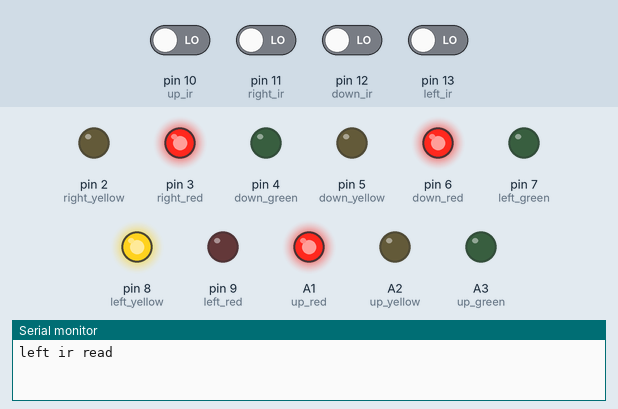
Bench run of a sketch on a simulated Arduino Uno, built with avr-gcc and run on an emulated ATmega328P. Parts: output pins drawn as LEDs (lit = HIGH), the last lines printed to the serial monitor. The test bench sets the inputs (shaded band); at power-on: pin 10 (up_ir), pin 11 (right_ir), pin 12 (down_ir), pin 13 (left_ir) LOW. Pins used as bus, display or sensor lines are not drawn.

Above: at 1.2 s.
1.3 s: pin 12 (down_ir) driven HIGH
At 12.9 s:
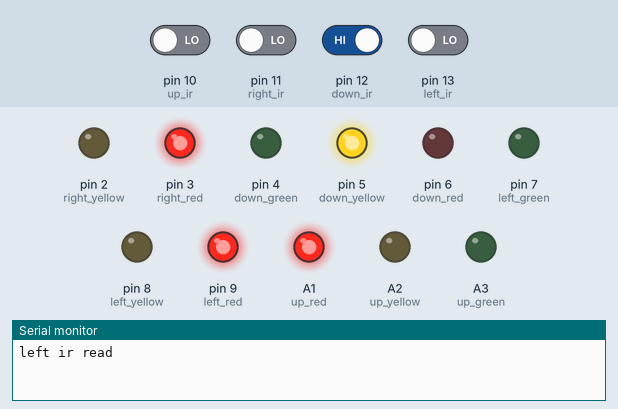
At 16.4 s:
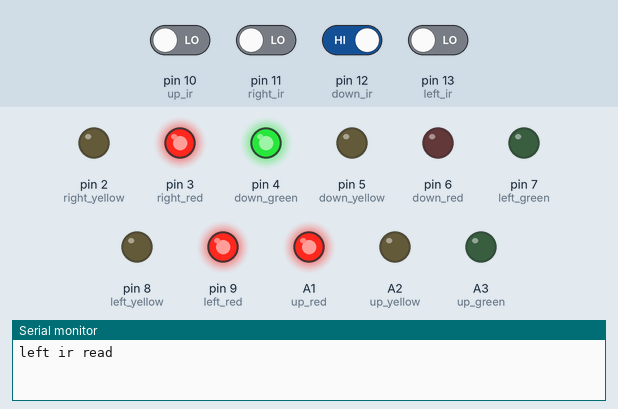
23.3 s: pin 10 (up_ir) driven HIGH
At 42.9 s:
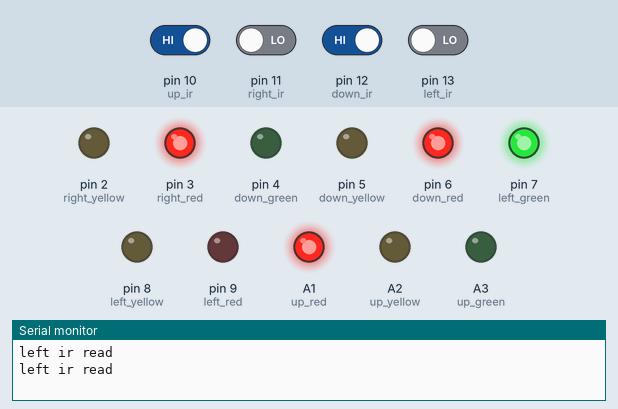
Timing chart, 0 to 44.4 s (numbered marks = the images above; inputs shaded):
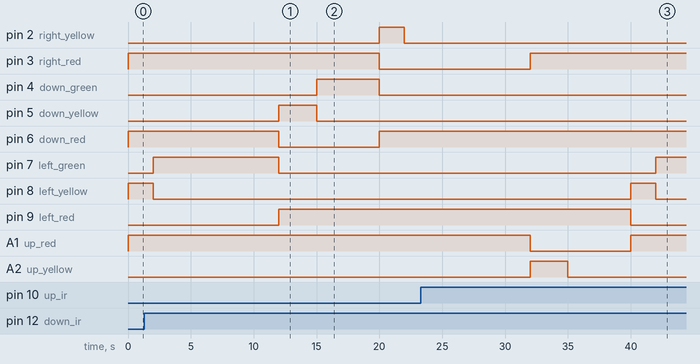

Measured:
- after the input at 1.3 s, pin 2 (right_yellow): LOW → HIGH after 18.7 s, → LOW 2.0 s later; pin 3 (right_red): HIGH → LOW after 18.7 s; pin 4 (down_green): LOW → HIGH after 13.7 s instead of 12.7 s
- after the input at 23.3 s, pin 7 (left_green): LOW → HIGH after 18.7 s instead of 22.7 s; pin 9 (left_red): HIGH → LOW after 16.7 s instead of 20.7 s

The sketch:

iot_trafficsignal_code.ino
```cpp
# define left_ir 13
# define down_ir 12
# define right_ir 11
# define up_ir 10

# define left_red 9
# define left_yellow 8
# define left_green 7

# define down_red 6
# define down_yellow 5
# define down_green 4

# define right_red 3
# define right_yellow 2
# define right_green 1

# define up_red A1
# define up_yellow A2
# define up_green A3

void setup() {
  pinMode(left_ir, INPUT);
  pinMode(down_ir, INPUT);
  pinMode(right_ir, INPUT);
  pinMode(up_ir, INPUT);

  pinMode(left_red, OUTPUT);
  pinMode(left_yellow, OUTPUT);
  pinMode(left_green, OUTPUT);

  pinMode(down_red, OUTPUT);
  pinMode(down_yellow, OUTPUT);
  pinMode(down_green, OUTPUT);

  pinMode(right_red, OUTPUT);
  pinMode(right_yellow, OUTPUT);
  pinMode(right_green, OUTPUT);

  pinMode(up_red, OUTPUT);
  pinMode(up_yellow, OUTPUT);
  pinMode(up_green, OUTPUT);

  Serial.begin(9600);
}

void loop() {
  all_reds_high();
  default_traffic();
}

void all_reds_high() {
  digitalWrite(left_red, HIGH);
  digitalWrite(right_red, HIGH);
  digitalWrite(up_red, HIGH);
  digitalWrite(down_red, HIGH);
}

void default_traffic() {
  if (digitalRead(left_ir)) { Serial.println("left ir read"); set_lane_lights(left_red, left_yellow, left_green, 3000, 5000); }
  else { Serial.println("left ir read"); set_lane_lights(left_red, left_yellow, left_green, 2000, 10000); }

  if (digitalRead(down_ir)) { set_lane_lights(down_red, down_yellow, down_green, 3000, 5000); }
  else { set_lane_lights(down_red, down_yellow, down_green, 2000, 10000); }

  if (digitalRead(right_ir)) { set_lane_lights(right_red, right_yellow, right_green, 3000, 5000); }
  else { set_lane_lights(right_red, right_yellow, right_green, 2000, 10000); }

  if (digitalRead(up_ir)) { set_lane_lights(up_red, up_yellow, up_green, 3000, 5000); }
  else { set_lane_lights(up_red, up_yellow, up_green, 2000, 10000); }
}

void set_lane_lights(int red, int yellow, int green, int second_timer, int third_timer) {
  digitalWrite(red, LOW);
  digitalWrite(yellow, HIGH);
  delay(second_timer);
  digitalWrite(yellow, LOW);
  digitalWrite(green, HIGH);
  delay(third_timer);
  digitalWrite(green, LOW);
  digitalWrite(red,HIGH);
}
```
